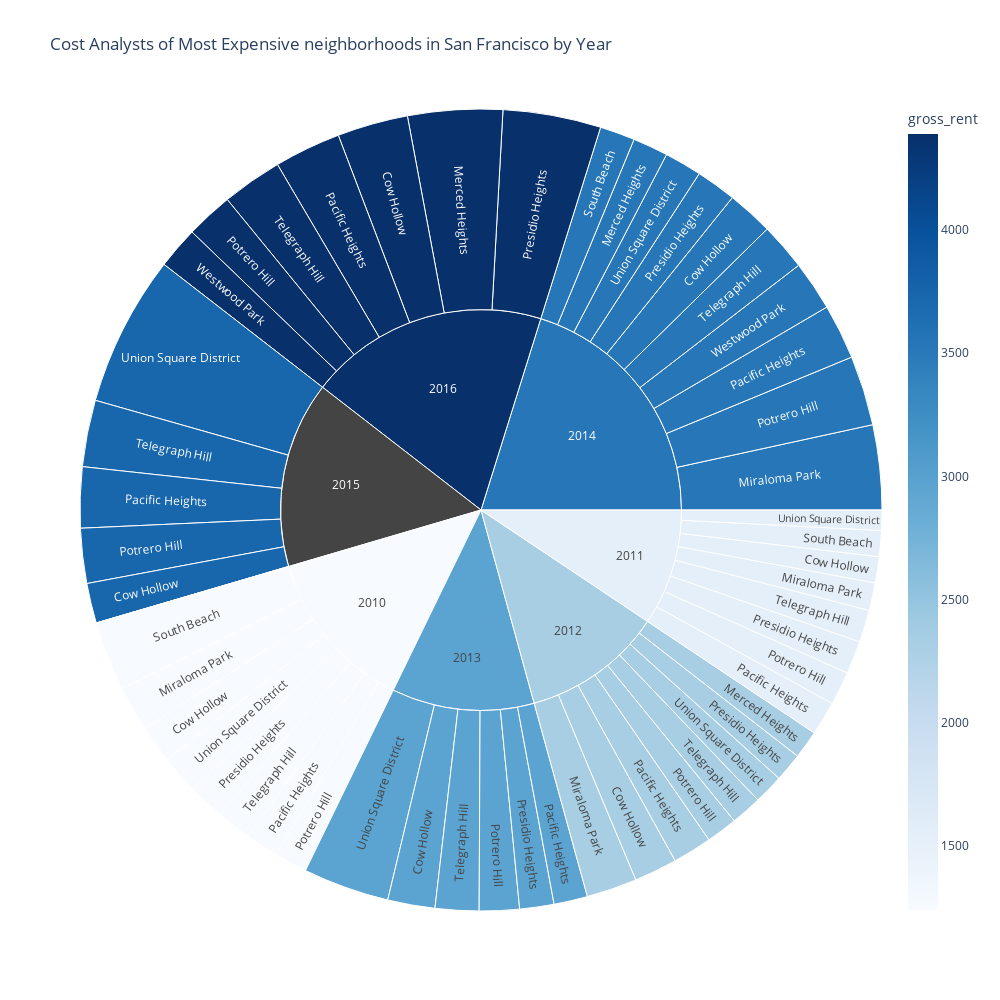

Notebook source saved alongside this figure:
### Markdown cell above
### Create a sunburst chart to conduct a costs analysis of most expensive neighborhoods in San Francisco per year

### Code cell
# Sunburst Plot
sfo_burst = px.sunburst(
        top_10_per_year, 
        path = ['year', 'neighborhood'],
        values='sale_price_sqr_foot', 
        color='gross_rent',
        color_continuous_scale=px.colors.sequential.Blues,
        title='Cost Analysts of Most Expensive neighborhoods in San Francisco by Year',
        width=1000,
        height=1000,
    )

sfo_burst

### Figure 1 — Plotly figure (JSON) as saved in the notebook; plotly's stock layout.template omitted (floating-point values rounded to 4 significant figures)
{"data": [{"branchvalues": "total", "customdata": [[1239], [1530.0], [2324], [2971], [3528.0], [3739.0], [4390], [2324], [3528], [4390], [1239], [1530], [2324], [3528], [1239], [1530], [2324], [2971], [3528], [3739], [4390], [1239], [1530], [2324], [2971], [3528], [3739], [4390], [1239], [1530], [2324], [2971], [3528], [null], [4390], [1239], [1530], [3528], [1239], [1530], [2324.0], [2971], [3528.0], [3739], [4390], [1239], [1530], [2324], [2971], [3528], [3739.0], [3528.0], [4390], [1239.0], [1530], [2324.0], [2971.0], [3528.0], [null], [4390]], "domain": {"x": [0, 1], "y": [0, 1]}, "hovertemplate": "labels=%{label}<br>sale_price_sqr_foot=%{value}<br>parent=%{parent}<br>id=%{id}<br>gross_rent=%{color}<extra></extra>", "ids": ["2010/Cow Hollow", "2011/Cow Hollow", "2012/Cow Hollow", "2013/Cow Hollow", "2014/Cow Hollow", "2015/Cow Hollow", "2016/Cow Hollow", "2012/Merced Heights", "2014/Merced Heights", "2016/Merced Heights", "2010/Miraloma Park", "2011/Miraloma Park", "2012/Miraloma Park", "2014/Miraloma Park", "2010/Pacific Heights", "2011/Pacific Heights", "2012/Pacific Heights", "2013/Pacific Heights", "2014/Pacific Heights", "2015/Pacific Heights", "2016/Pacific Heights", "2010/Potrero Hill", "2011/Potrero Hill", "2012/Potrero Hill", "2013/Potrero Hill", "2014/Potrero Hill", "2015/Potrero Hill", "2016/Potrero Hill", "2010/Presidio Heights", "2011/Presidio Heights", "2012/Presidio Heights", "2013/Presidio Heights", "2014/Presidio Heights", "2015/Presidio Heights", "2016/Presidio Heights", "2010/South Beach", "2011/South Beach", "2014/South Beach", "2010/Telegraph Hill", "2011/Telegraph Hill", "2012/Telegraph Hill", "2013/Telegraph Hill", "2014/Telegraph Hill", "2015/Telegraph Hill", "2016/Telegraph Hill", "2010/Union Square District", "2011/Union Square District", "2012/Union Square District", "2013/Union Square District", "2014/Union Square District", "2015/Union Square District", "2014/Westwood Park", "2016/Westwood Park", "2010", "2011", "2012", "2013", "2014", "2015", "2016"], "labels": ["Cow Hollow", "Cow Hollow", "Cow Hollow", "Cow Hollow", "Cow Hollow", "Cow Hollow", "Cow Hollow", "Merced Heights", "Merced Heights", "Merced Heights", "Miraloma Park", "Miraloma Park", "Miraloma Park", "Miraloma Park", "Pacific Heights", "Pacific Heights", "Pacific Heights", "Pacific Heights", "Pacific Heights", "Pacific Heights", "Pacific Heights", "Potrero Hill", "Potrero Hill", "Potrero Hill", "Potrero Hill", "Potrero Hill", "Potrero Hill", "Potrero Hill", "Presidio Heights", "Presidio Heights", "Presidio Heights", "Presidio Heights", "Presidio Heights", "Presidio Heights", "Presidio Heights", "South Beach", "South Beach", "South Beach", "Telegraph Hill", "Telegraph Hill", "Telegraph Hill", "Telegraph Hill", "Telegraph Hill", "Telegraph Hill", "Telegraph Hill", "Union Square District", "Union Square District", "Union Square District", "Union Square District", "Union Square District", "Union Square District", "Westwood Park", "Westwood Park", "2010", "2011", "2012", "2013", "2014", "2015", "2016"], "marker": {"coloraxis": "coloraxis", "colors": [1239, 1530.0, 2324, 2971, 3528.0, 3739.0, 4390, 2324, 3528, 4390, 1239, 1530, 2324, 3528, 1239, 1530, 2324, 2971, 3528, 3739, 4390, 1239, 1530, 2324, 2971, 3528, 3739, 4390, 1239, 1530, 2324, 2971, 3528, null, 4390, 1239, 1530, 3528, 1239, 1530, 2324.0, 2971, 3528.0, 3739, 4390, 1239, 1530, 2324, 2971, 3528, 3739.0, 3528.0, 4390, 1239.0, 1530, 2324.0, 2971.0, 3528.0, null, 4390]}, "name": "", "parents": ["2010", "2011", "2012", "2013", "2014", "2015", "2016", "2012", "2014", "2016", "2010", "2011", "2012", "2014", "2010", "2011", "2012", "2013", "2014", "2015", "2016", "2010", "2011", "2012", "2013", "2014", "2015", "2016", "2010", "2011", "2012", "2013", "2014", "2015", "2016", "2010", "2011", "2014", "2010", "2011", "2012", "2013", "2014", "2015", "2016", "2010", "2011", "2012", "2013", "2014", "2015", "2014", "2016", "", "", "", "", "", "", ""], "type": "sunburst", "values": [569.4, 390.6, 644.8, 707.4, 691.9, 598.6, 1059.0, 421.1, 528.7, 1417.0, 680.6, 414.7, 756.2, 1268.0, 496.5, 509.0, 586.2, 503.9, 824.7, 910.2, 996.4, 491.5, 503.1, 466.6, 598.7, 1045.0, 821.3, 707.7, 549.4, 493.8, 426.6, 512.8, 603.5, 0, 1466.0, 1037.0, 388.6, 524.6, 524.8, 483.4, 465.8, 653.3, 708.2, 997.0, 903.0, 569.2, 302.1, 445.2, 1290.0, 558.3, 2259.0, 743.0, 631.2, 4918.0, 3485.0, 4213.0, 4267.0, 7496.0, 5586.0, 7180.0]}], "layout": {"coloraxis": {"colorbar": {"title": {"text": "gross_rent"}}, "colorscale": [[0, "rgb(247,251,255)"], [0.125, "rgb(222,235,247)"], [0.25, "rgb(198,219,239)"], [0.375, "rgb(158,202,225)"], [0.5, "rgb(107,174,214)"], [0.625, "rgb(66,146,198)"], [0.75, "rgb(33,113,181)"], [0.875, "rgb(8,81,156)"], [1, "rgb(8,48,107)"]]}, "height": 1000, "legend": {"tracegroupgap": 0}, "title": {"text": "Cost Analysts of Most Expensive neighborhoods in San Francisco by Year"}, "width": 1000}}
